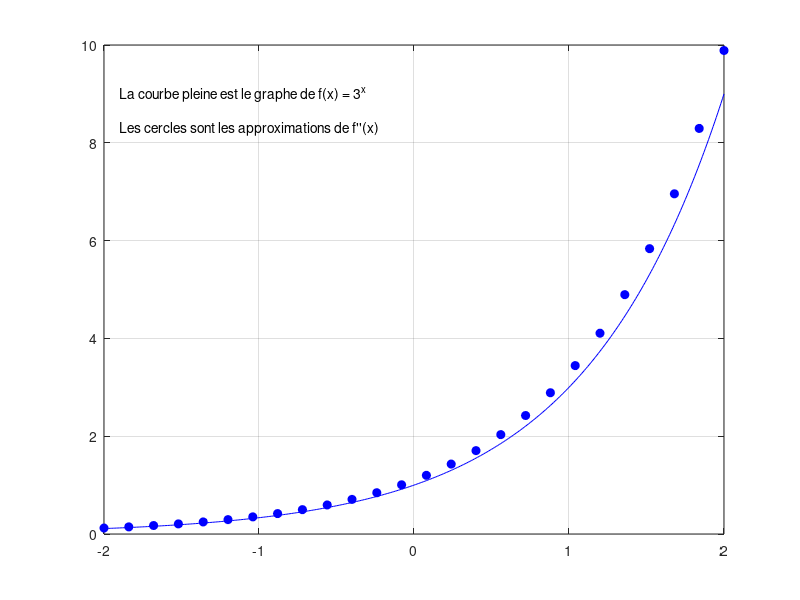

MATLAB code to generate this figure: (Note: this script raises an error after producing the figure.)
close all;

% To use LateX
% set(0,'defaultTextInterpreter','latex');

% The graph of  y = 3^x
x = -2:0.01:2;
y = 3.^x;
plot(x,y,'b')
hold on
grid on
text(-1.9, 9, 'La courbe pleine est le graphe de f(x) = 3^x');
% text(-1.9, 9, 'La courbe pleine est le graphe de $f(x) = 3^x$','FontSize',12);

% Approximation of the derivative of 3^x
N = 25;
C = 4/N;
H = 0.00001;
x = [];
y = [];
for i=0:N
  x1 = -2 + i*C;
  y1 = ( 3^(x1 + H) - 3^(x1) )/H;
  x = [x , x1];
  y = [y , y1];
end
plot(x,y,'ob','MarkerFaceColor', 'b')
text(-1.9, 8.3, 'Les cercles sont les approximations de f''''(x)')
% text(-1.9, 8.3, 'Les cercles sont les approximations de $f''(x)$','FontSize',12);

% Print out the coordinates (x1,y1) and the difference y/3^x
M = [x ; y ; y./(3.^x)]'

% Create the latex table for the previous data
disp('The latex table with these results can be found in der16.tex');
latexTable('der16.tex', M, [1,2,3], 1, 0, ['Approximations de la ' ...
                    'dérivée de $f(x) = 3^x$'], 'TAB_3_EXP', ...
           ['      $x$                              '; ...
            '$m = \frac{f(x+0.00001)-f(x)}{0.00001}$'; ...
            '    $m/3^x$                            '], ['';'';'']);   

% The x axis
x = -2:4:2;
y = 0.*x;
plot(x,y,'k')

% The y axis
y = -0.5:8.5:8;
x = 0*y;
plot(x,y,'k')

% The title and the labels
grid on;
xlabel('x')
ylabel('y')
title('f ''''(x) pour f(x) = 3^x');
% title('$f''(x)$ pour $f(x) = 3^x$','FontSize',12)
axis([-2,2,-0.5,10])
